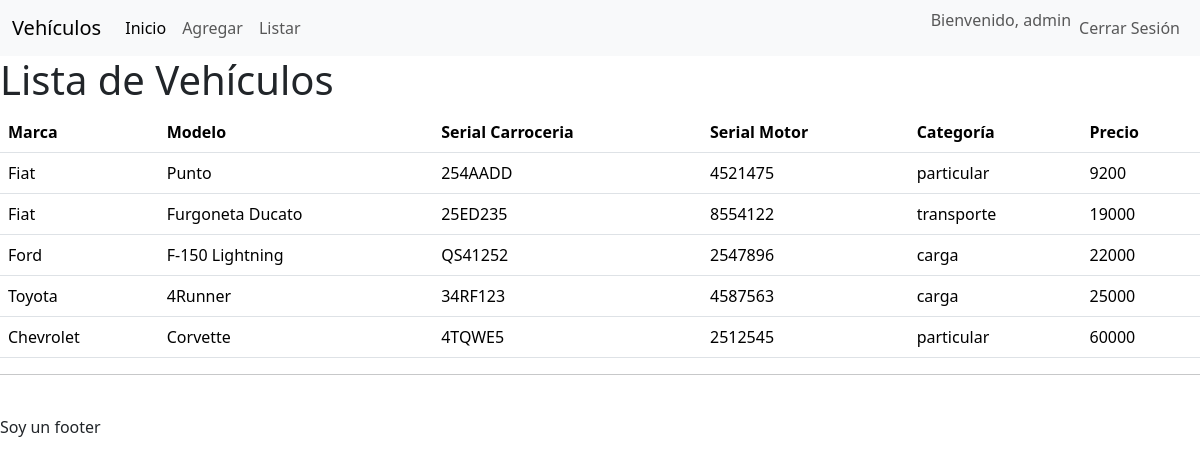
/vehiculo/listar/ (signed in), run on the app's committed database.
### vehiculo/models.py (models this page shows, shortened)
class Vehiculo(models.Model):
    marca = models.CharField(max_length=20,choices=marcas,default='Ford')
    modelo = models.CharField(max_length=100, verbose_name='Modelo')
    serialCarroceria = models.CharField(max_length=50, verbose_name='Serial Carroceria')
    serialMotor = models.CharField(max_length=50, verbose_name='Serial Motor')
    categoria = models.CharField(max_length=20, choices=categoria, default='particular')
    precio = models.IntegerField()
    fechaCreacion = models.DateField(auto_now_add=True)
    fechaModificacion = models.DateField(auto_now=True)

### vehiculo/views.py (the view)
# urls.py: path('listar/', views.listar_vehiculos, name='listar'),
@login_required
def listar_vehiculos(request):
    vehiculos = Vehiculo.objects.all()
    return render(request, 'listar.html', {'vehiculos': vehiculos})

### templates/listar.html (shortened to what this page needs)
{% extends 'base.html' %}
{% block content %}
<h1>Lista de Vehículos</h1>
<table class="table">
    <thead>
        <tr>
            <th>Marca</th>
            <th>Modelo</th>
            <th>Serial Carroceria</th>
            <th>Serial Motor</th>
            <th>Categoría</th>
            <th>Precio</th>
        </tr>
    </thead>
    <tbody>
        {% for vehiculo in vehiculos %}
        <tr>
            <td>{{ vehiculo.marca }}</td>
            <td>{{ vehiculo.modelo }}</td>
            <td>{{ vehiculo.serialCarroceria }}</td>
            <td>{{ vehiculo.serialMotor }}</td>
            <td>{{ vehiculo.categoria }}</td>
            <td>{{ vehiculo.precio }}</td>
        </tr>
        {% endfor %}
    </tbody>
</table>
{% endblock %}

### templates/base.html (shortened to what this page needs)
<!DOCTYPE html>
<html lang="en">
<head>
    <link href="https://cdn.jsdelivr.net/npm/bootstrap@5.3.3/dist/css/bootstrap.min.css" rel="stylesheet">
</head>
<body>
    {% include 'navbar.html' %}
    {% block content %}
    {% endblock  %}
    {% include 'footer.html' %}
</body>
</html>

### templates/navbar.html (shortened to what this page needs)
<nav class="navbar navbar-expand-lg bg-body-tertiary">
  <div class="container-fluid">
    <a class="navbar-brand" href="#">Vehículos</a>
    <div class="collapse navbar-collapse" id="navbarSupportedContent">
      <ul class="navbar-nav me-auto mb-2 mb-lg-0">
        <li class="nav-item">
          <a class="nav-link active" aria-current="page" href="{% url 'index' %}">Inicio</a>
        </li>
        <li class="nav-item">
          <a class="nav-link" href="{% url 'add' %}">Agregar</a>
        </li>
        <li class="nav-item">
          <a class="nav-link" href="{% url 'listar' %}">Listar</a>
        </li>
      </ul>
      <ul class="navbar-nav ms-auto">
        {% if user.is_authenticated %}
          <li class="nav-item">
            <span class="navbar-text">Bienvenido, {{ user.username }}</span>
          </li>
          <li class="nav-item">
            <a class="nav-link" href="{% url 'logout' %}">Cerrar Sesión</a>
          </li>
        {% else %}
          <li class="nav-item">
            <a class="nav-link" href="{% url 'login' %}">Iniciar Sesión</a>
          </li>
        {% endif %}
      </ul>
    </div>
  </div>
</nav>

### templates/footer.html
<hr>
<br>
<p>Soy un footer</p>

### data on the page
Vehiculo: marca "Fiat", modelo "Punto", serialCarroceria "254AADD", serialMotor "4521475", categoria "particular", precio "9200"
Vehiculo: marca "Fiat", modelo "Furgoneta Ducato", serialCarroceria "25ED235", serialMotor "8554122", categoria "transporte", precio "19000"
Vehiculo: marca "Ford", modelo "F-150 Lightning", serialCarroceria "QS41252", serialMotor "2547896", categoria "carga", precio "22000"
Vehiculo: marca "Toyota", modelo "4Runner", serialCarroceria "34RF123", serialMotor "4587563", categoria "carga", precio "25000"
Vehiculo: marca "Chevrolet", modelo "Corvette", serialCarroceria "4TQWE5", serialMotor "2512545", categoria "particular", precio "60000"

### other printed values
{{ user.username }} "admin"
